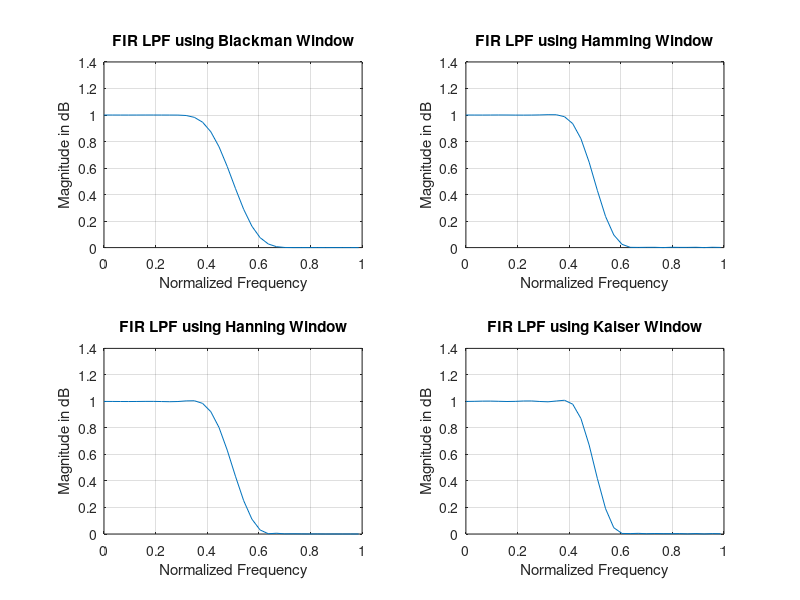

Recreate this plot in MATLAB.
clc;
clear all;
close all;

N = 25;
Wc = 0.5;
w = 0:0.1:pi;
%% FIR Low Pass Filter using Blackman Window
x = fir1(N,Wc,blackman(N+1));
h = freqz(x,1,w);
subplot(2,2,1)
plot(w/pi,abs(h));
grid on;
title('FIR LPF using Blackman Window');
xlabel('Normalized Frequency');
ylabel('Magnitude in dB');
%% FIR Low Pass Filter using Hamming Window
x = fir1(N,Wc,hamming(N+1));
h = freqz(x,1,w);
subplot(2,2,2)
plot(w/pi,abs(h));
grid on;
title('FIR LPF using Hamming Window');
xlabel('Normalized Frequency');
ylabel('Magnitude in dB');
%% FIR Low Pass Filter using Hanning Window
x = fir1(N,Wc,hanning(N+1));
h = freqz(x,1,w);
subplot(2,2,3)
plot(w/pi,abs(h));
grid on;
title('FIR LPF using Hanning Window');
xlabel('Normalized Frequency');
ylabel('Magnitude in dB');
%% FIR Low Pass Filter using Kaiser Window
x = fir1(N,Wc,kaiser(N+1,3.5));
h = freqz(x,1,w);
subplot(2,2,4)
plot(w/pi,abs(h));
grid on;
title('FIR LPF using Kaiser Window');
xlabel('Normalized Frequency');
ylabel('Magnitude in dB');
